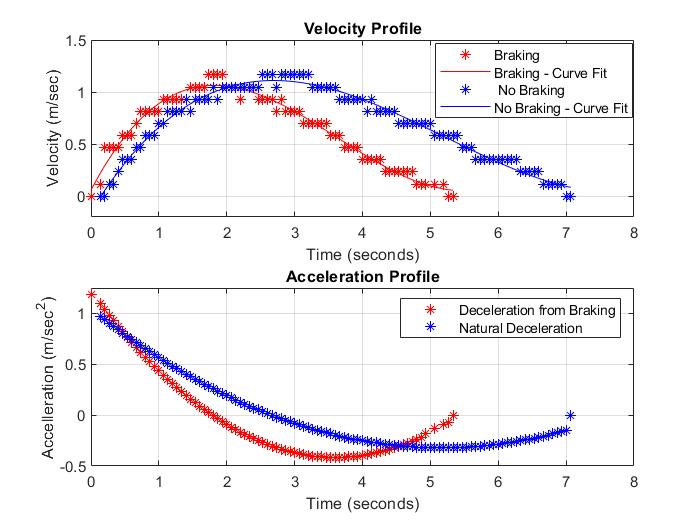
#> input picture speed and accel.jpg, 700 x 525 px, given in place of lin_vel_13.mp4, which was not available
$ python best.py
#> lines starting #> are read from the running program, lines starting #| are printed output that depends on the picture; after the words box and inside, x2 and y2 are one past the last pixel; in counts of white or black regions, pixels touching at a corner belong together; pictures that were not available may be replaced by others from this repository, and a replacement may not be noted
import numpy as np
import cv2 as cv
import argparse
import os
import time
import matplotlib.pyplot as plt

def main():
    def make_coordinates(image, line_parameters):
        slope, intercept = line_parameters
        if slope is not None:
            y1 =  image.shape[1]
            y2 = int(y1 * 3/5)
            x1 = int((y1-intercept)/slope)
            x2 = int((y2-intercept)/slope)
        else:
            x1 = 0
            y1 = 0
            x2 = 0
            y2 = 0
        return np.array([x1, y1, x2, y2])

    def average_slope_intercept(image, lines):
        left_fit = []
        right_fit = []
        if lines is not None:
            for line in lines:
                x1, y1, x2, y2 = line.reshape(4)
                parameters = np.polyfit((x1,x2), (y1, y2), 1)
                slope = parameters[0]
                intercept = parameters[1]
                if slope < 0:
                    left_fit.append((slope, intercept))
                else:
                    right_fit.append((slope, intercept))
            if left_fit is not None:
                left_fit_average = np.average(left_fit, axis=0)
                left_line = make_coordinates(image, left_fit_average)
            if right_fit is not None:
                right_fit_average = np.average(right_fit, axis=0)
                right_line = make_coordinates(image, right_fit_average)
        return np.array([left_line,right_line])

    def canny(image):
        bw = cv.cvtColor(image, cv.COLOR_RGB2GRAY)
        blur = cv.GaussianBlur(bw, (15,15),0)
        canny = cv.Canny(blur, 25, 100)
        return canny

    def region_of_interest(image):
        height = image.shape[0]
        width = image.shape[1]
        polygons = np.array([
        [(0, 360), (640, 360), (640, 200), (200, 100)]
        ])
        mask = np.zeros_like(image)
        cv.fillPoly(mask, polygons, 255)
        masked_image = cv.bitwise_and(image, mask)
        return masked_image

    def display_lines(image, lines):
        line_image = np.zeros_like(image)
        if lines is not None:
            for line in lines:
                x1, y1, x2, y2 = line.reshape(4)
                if abs(y1-y2) > 10:
                    cv.line(line_image, (x1, y1), (x2, y2), (0, 255, 0), 10)
                    cv.line(line_image, (x1, y1), (x2, y2), (0, 255, 0), 10)
                    #(image, line coords, color, thickness)
        return line_image


    parser = argparse.ArgumentParser(description='Code for Thresholding Operations using inRange tutorial.')
    parser.add_argument('--camera', help='Camera devide number.', default=0, type=int)
    args = parser.parse_args()

    cap = cv.VideoCapture("lin_vel_13/lin_vel_13.mp4")

    while True:
        _, frame = cap.read()

        if frame is None:
            break
        frame = frame[0:720,0:1280]
        frame = cv.resize(frame,(640,360))
        #frame = frame[:,:,:] + 20

        low_V = 50

        canny_im = canny(frame)

        cropped_image = region_of_interest(canny_im)
        cv.imshow("Edge Detection", cropped_image)
        lines = cv.HoughLinesP(cropped_image, 2, np.pi/180, 100, np.array([]), minLineLength=50, maxLineGap=5)

        #average_lines = average_slope_intercept(frame,lines)

        line_image = display_lines(frame,lines)
        combined_image = cv.addWeighted(frame,0.8,line_image,1,1)
        cv.imshow("Lanes",combined_image)

        time.sleep(.025)   # Delays for 0.025 seconds.
        if cv.waitKey(1) & 0XFF== ord('q'):
            break
    cap.release()
    cv.destroyAllWindows()

    restart = 1

    if restart == 1:
        main()
    else:
        exit()


main()
#> in main, frame is the input picture: shape (525, 700, 3); mean B, G, R 243.4, 240, 242.6
#> in canny, `bw = cv.cvtColor(image, cv.COLOR_RGB2GRAY)`:
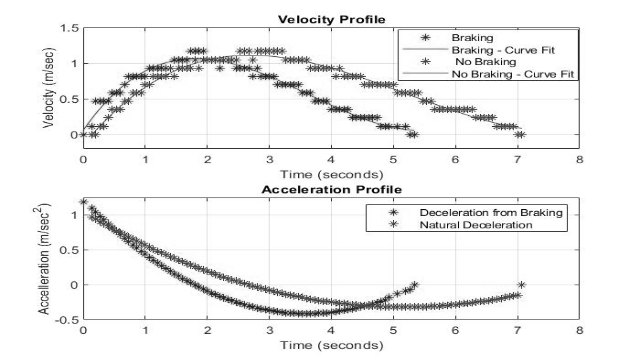
#> bw: shape (360, 640); min 0, max 255, mean 241.4
#> in canny, `blur = cv.GaussianBlur(bw, (15,15),0)`:
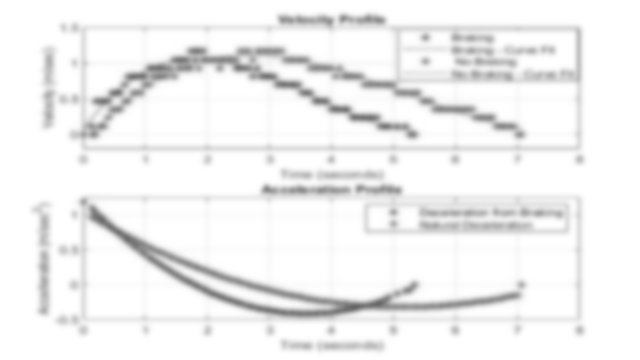
#> blur: shape (360, 640); min 100, max 255, mean 241.4
#> in canny, `canny = cv.Canny(blur, 25, 100)`:
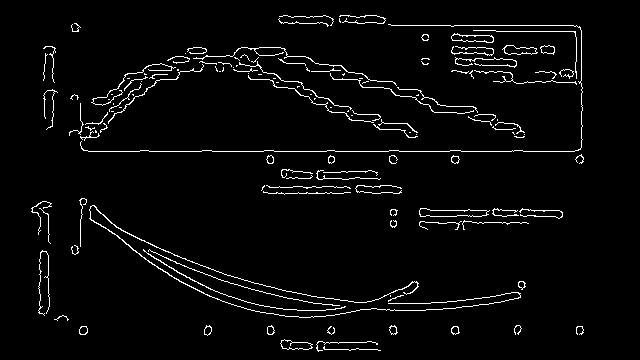
#> canny: shape (360, 640); 3.4% white in thin lines or dots, all inside (x1, y1, x2, y2) = (31, 15, 584, 352)
#> in region_of_interest, `cv.fillPoly(mask, polygons, 255)`:
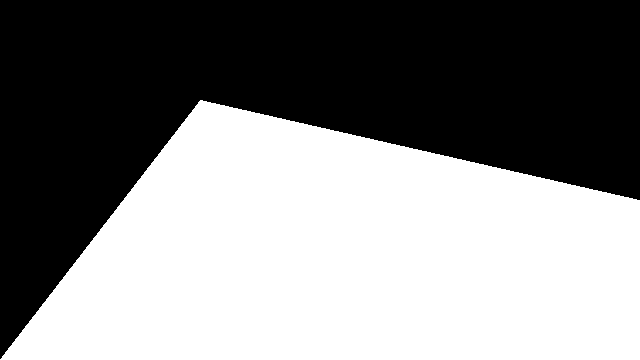
#> mask: shape (360, 640); 51.4% white; 1 black region, box (x1, y1, x2, y2) and area: (0, 0, 640, 359) 112000
#> in region_of_interest, `masked_image = cv.bitwise_and(image, mask)`:
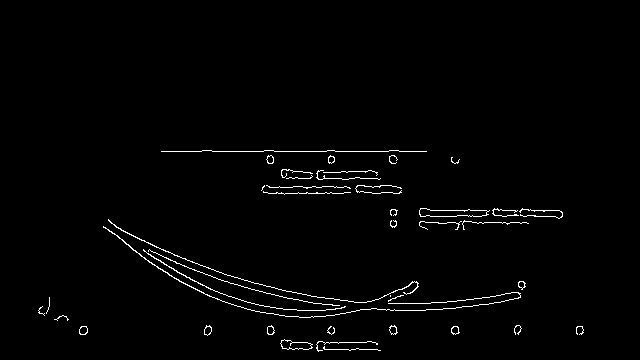
#> masked_image: shape (360, 640); 1.5% white in thin lines or dots, all inside (x1, y1, x2, y2) = (38, 150, 584, 352)
#> in main, `lines = cv.HoughLinesP(cropped_image, 2, np.pi/180, 100, np.array([]),..`: lines = [[335, 151, 388, 151], [438, 302, 495, 296], [234, 277, 311, 296], [268, 193, 343, 193], [212, 151, 263, 151], [148, 254, 198, 283], [430, 210, 521, 210], [156, 247, 208, 268], [211, 276, 266, 293]]
#> the loop in display_lines, `for line in lines:` made 9 passes
#> after the loop in display_lines, `for line in lines:`:
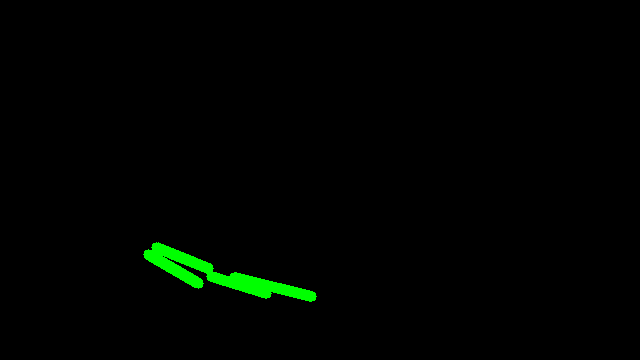
#> line_image: shape (360, 640, 3); mean of channels 0, 1, 2 0, 3.2, 0; drawn as B, G, R
#> in main, `combined_image = cv.addWeighted(frame,0.8,line_image,1,1)`:
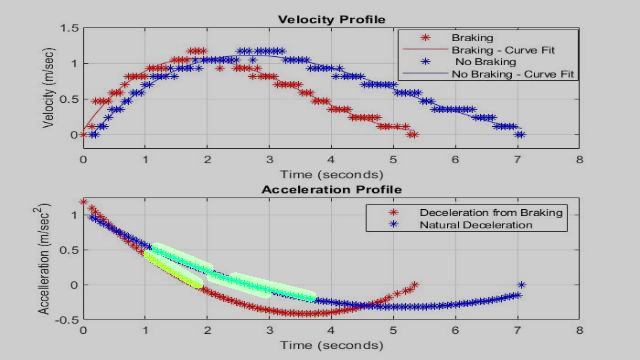
#> combined_image: shape (360, 640, 3); mean B, G, R 195.8, 194.5, 195.1
#> (key q is pressed here)
#> the loop in display_lines (call 2), `for line in lines:` made 9 passes
#> (key Esc is pressed here)
